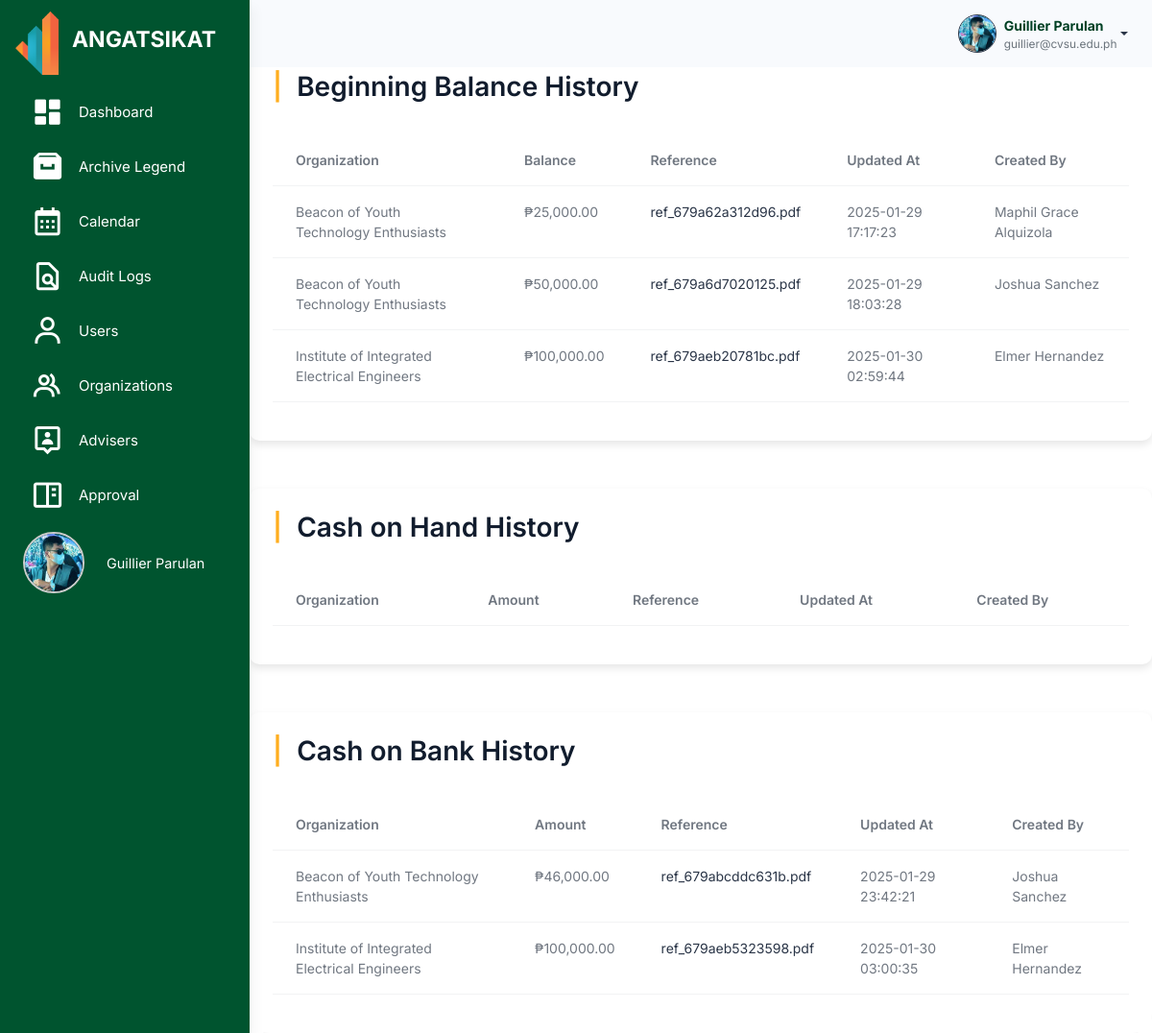
Screenshot of /src/audit_logs/account_logs.php (signed in) with the database file from the repository.
### tables this page shows
CREATE TABLE `users` (
  `user_id` int(11) NOT NULL,
  `username` varchar(100) NOT NULL,
  `password` varchar(255) NOT NULL,
  `profile_picture` varchar(255) NOT NULL,
  `first_name` varchar(255) NOT NULL,
  `last_name` varchar(255) NOT NULL,
  `email` varchar(100) NOT NULL,
  `role` enum('admin','officer','member') NOT NULL,
  `organization_id` int(11) DEFAULT NULL,
  `archived` tinyint(1) DEFAULT 0,
  `created_at` timestamp NOT NULL DEFAULT current_timestamp(),
  `position` enum('President','Treasurer') NOT NULL,
  `failed_attempts` int(11) DEFAULT 0,
  `is_locked` tinyint(1) DEFAULT 0,
  `last_failed_attempt` datetime DEFAULT NULL
);

CREATE TABLE `beginning_balance_history` (
  `id` int(11) NOT NULL,
  `organization_id` int(11) NOT NULL,
  `amount` double DEFAULT NULL,
  `reference` varchar(255) NOT NULL,
  `created_at` timestamp NOT NULL DEFAULT current_timestamp(),
  `updated_at` timestamp NOT NULL DEFAULT current_timestamp() ON UPDATE current_timestamp(),
  `created_by` int(11) NOT NULL
);

CREATE TABLE `organizations` (
  `organization_id` int(11) NOT NULL,
  `organization_name` varchar(255) NOT NULL,
  `acronym` varchar(100) NOT NULL,
  `organization_logo` varchar(255) DEFAULT NULL,
  `organization_members` int(11) NOT NULL DEFAULT 0,
  `organization_status` enum('Probationary','Level I','Level II') NOT NULL DEFAULT 'Probationary',
  `organization_color` varchar(7) DEFAULT NULL,
  `archived` tinyint(1) DEFAULT 0,
  `created_at` timestamp NOT NULL DEFAULT current_timestamp(),
  `balance` decimal(15,2) DEFAULT 0.00,
  `beginning_balance` decimal(15,2) DEFAULT 0.00,
  `income` decimal(15,2) DEFAULT 0.00,
  `expense` decimal(15,2) DEFAULT 0.00,
  `cash_on_bank` decimal(15,2) DEFAULT 0.00,
  `cash_on_hand` decimal(15,2) DEFAULT 0.00
);

CREATE TABLE `cash_on_bank_history` (
  `id` int(11) NOT NULL,
  `organization_id` int(11) NOT NULL,
  `amount` double DEFAULT NULL,
  `reference` text NOT NULL,
  `created_at` timestamp NOT NULL DEFAULT current_timestamp(),
  `updated_at` timestamp NOT NULL DEFAULT current_timestamp() ON UPDATE current_timestamp(),
  `created_by` int(11) NOT NULL
);

### src/audit_logs/account_logs.php (the view, shortened to what the rows shown need)
<?php
include '../connection.php';
include '../user_query.php';
?>
<!DOCTYPE html>
<html lang="en">
<head>
    <link rel="stylesheet" href="../assets/css/styles.min.css" />
    <link rel="stylesheet" href="../budget_management/css/budget.css" />
    <link rel="stylesheet" href="css/activities.css" />
    <link href="https://unpkg.com/boxicons@2.1.4/css/boxicons.min.css" rel="stylesheet" />
    <link rel="stylesheet" href="https://cdnjs.cloudflare.com/ajax/libs/font-awesome/6.6.0/css/all.min.css">
    <link rel="stylesheet" href="https://cdn.datatables.net/2.1.7/css/dataTables.bootstrap.min.css" />
</head>
<body>
     <div class="page-wrapper" id="main-wrapper" data-layout="vertical" data-navbarbg="skin6" data-sidebartype="full"
        data-sidebar-position="fixed" data-header-position="fixed">
        <aside class="left-sidebar" id="sidebar">
            <div>
                <nav class="sidebar-nav scroll-sidebar" data-simplebar="">
                    <ul id="sidebarnav">
                        <li class="sidebar-item profile-container">
                            <a class="sidebar-link" href="../user/admin_profile.php" aria-expanded="false"
                                data-tooltip="Profile" style="display: flex; align-items: center; padding: 0.5rem;">
                                <div class="profile-pic-border"
                                    style="height: 4rem; width: 4rem; display: flex; justify-content: center; align-items: center; overflow: hidden; border-radius: 50%; border: 2px solid #ccc;">
                                    <img src="<?php echo !empty($profile_picture) ? '../user/' . htmlspecialchars($profile_picture) : '../user/uploads/default.png'; ?>"
                                        alt="Profile Picture" class="profile-pic"
                                        style="height: 100%; width: 100%; object-fit: cover;" />
                                </div>
                                <span class="profile-name" style="margin-left: 0.5rem; font-size: 0.9rem;">
                                    <?php echo htmlspecialchars($user['first_name']) . ' ' . htmlspecialchars($user['last_name']); ?>
                                </span>
                            </a>
                        </li>
                    </ul>
                </nav>
            </div>
        </aside>
        <div class="body-wrapper">
            <header class="app-header">
                <nav class="navbar navbar-expand-lg navbar-light">
                    <div class="navbar-collapse justify-content-end px-0" id="navbarNav">
                        <ul class="navbar-nav flex-row ms-auto align-items-center justify-content-end">
                            <li class="nav-item dropdown">
                                <div class="dropdown">
                                    <a href="#" class="dropdown-toggle d-flex align-items-center"
                                        data-bs-toggle="dropdown" aria-expanded="false" style="text-decoration: none;">
                                        <img class="border border-dark rounded-circle"
                                            src="<?php echo !empty($profile_picture) ? '../user/' . $profile_picture : '../user/uploads/default.png'; ?>"
                                            alt="Profile"
                                            style="width: 40px; height: 40px; margin-left: 10px; object-fit: cover;">
                                        <div class="d-flex flex-column align-items-start ms-2">
                                            <span style="font-weight: bold; color: #004024;">
                                                <?php echo htmlspecialchars($fullname); ?>
                                            </span>
                                            <span style="font-size: 0.85em; color: #6c757d;">
                                                <?php echo htmlspecialchars($email); ?>
                                            </span>
                                        </div>
                                    </a>
                                </div>
                            </li>
                        </ul>
                    </div>
                </nav>
            </header>
    <div class="container p-4" style="margin-top: 50px;">
        <h2><span class="text-warning fw-bold me-2">|</span> Beginning Balance History</h2>
        <div class="table-responsive">
            <table class="table mt-4" id="beginningBalanceHistoryTable">
                <thead>
                    <tr>
                        <th>Organization</th>
                        <th>Balance</th>
                        <th>Reference</th>
                        <th>Updated At</th>
                        <th>Created By</th>
                    </tr>
                </thead>
                <tbody>
                    <?php
                    $query = "
                        SELECT h.amount, h.updated_at, h.reference, u.first_name, u.last_name, o.organization_name
                        FROM beginning_balance_history h
                        JOIN organizations o ON h.organization_id = o.organization_id
                        JOIN users u ON h.created_by = u.user_id
                    ";
                    $result = mysqli_query($conn, $query);
                    while ($row = mysqli_fetch_assoc($result)) {
                        $organization = $row['organization_name'];
                        $beginning_balance = number_format($row['amount'], 2);
                        $reference = $row['reference'];
                        $updated_at = date('Y-m-d H:i:s', strtotime($row['updated_at']));
                        $created_by = $row['first_name'] . ' ' . $row['last_name'];
                        ?>
                        <tr>
                            <td>
                                <?php echo htmlspecialchars($organization); ?>
                            </td>
                            <td>
                                ₱<?php echo htmlspecialchars($beginning_balance); ?>
                            </td>
                            <td>
                                <a href="../budget_management/uploads/references/<?php echo $reference; ?>"
                                        class='link-offset-2 link-underline link-underline-opacity-0' target="_blank">
                                            <?php echo $reference; ?>
                                </a>
                            </td>
                            <td>
                                <?php echo htmlspecialchars($updated_at); ?>
                            </td>
                            <td>
                                <?php echo htmlspecialchars($created_by); ?>
                            </td>
                        </tr>
                        <?php
                    }
                    ?>
                </tbody>
            </table>
        </div>
    </div>
    <div class="container p-4" style="margin-top: 50px;">
        <h2><span class="text-warning fw-bold me-2">|</span> Cash on Hand History</h2>
        <div class="table-responsive">
            <table class="table mt-4" id="cashOnHandHistoryTable">
                <thead>
                    <tr>
                        <th>Organization</th>
                        <th>Amount</th>
                        <th>Reference</th>
                        <th>Updated At</th>
                        <th>Created By</th>
                    </tr>
                </thead>
            </table>
        </div>
    </div>
    <div class="container p-4" style="margin-top: 50px;">
        <h2><span class="text-warning fw-bold me-2">|</span> Cash on Bank History</h2>
        <div class="table-responsive">
            <table class="table mt-4" id="cashOnBankHistoryTable">
                <thead>
                    <tr>
                        <th>Organization</th>
                        <th>Amount</th>
                        <th>Reference</th>
                        <th>Updated At</th>
                        <th>Created By</th>
                    </tr>
                </thead>
                <tbody>
                    <?php
                    $query = "
                        SELECT h.amount, h.updated_at, h.reference, u.first_name, u.last_name, o.organization_name
                        FROM cash_on_bank_history h
                        JOIN organizations o ON h.organization_id = o.organization_id
                        JOIN users u ON h.created_by = u.user_id
                    ";
                    $result = mysqli_query($conn, $query);
                    while ($row = mysqli_fetch_assoc($result)) {
                        $organization = $row['organization_name'];
                        $amount = number_format($row['amount'], 2);
                        $reference = $row['reference'];
                        $updated_at = date('Y-m-d H:i:s', strtotime($row['updated_at']));
                        $created_by = $row['first_name'] . ' ' . $row['last_name'];
                        ?>
                        <tr>
                            <td>
                                <?php echo htmlspecialchars($organization); ?>
                            </td>
                            <td>
                                ₱<?php echo htmlspecialchars($amount); ?>
                            </td>
                            <td>
                                <a href="../budget_management/uploads/references/<?php echo $reference; ?>"
                                        class='link-offset-2 link-underline link-underline-opacity-0' target="_blank">
                                            <?php echo $reference; ?>
                                </a>
                            </td>
                            <td>
                                <?php echo htmlspecialchars($updated_at); ?>
                            </td>
                            <td>
                                <?php echo htmlspecialchars($created_by); ?>
                            </td>
                        </tr>
                        <?php
                    }
                    ?>
                </tbody>
            </table>
        </div>
    </div>
    </div>
    </div>
</body>
</html>

### rows the page displays
users: profile_picture (picture), first_name "Guillier", last_name "Parulan", fullname "Guillier Parulan", email "guillier@cvsu.edu.ph"
beginning_balance_history: organization.organization_name "Beacon of Youth Technology Enthusiasts", amount "25,000.00", reference "ref_679a62a312d96.pdf", updated_at "2025-01-29 17:17:23", created_by.last_name "Maphil Grace Alquizola"
beginning_balance_history: organization.organization_name "Beacon of Youth Technology Enthusiasts", amount "50,000.00", reference "ref_679a6d7020125.pdf", updated_at "2025-01-29 18:03:28", created_by.last_name "Joshua Sanchez"
beginning_balance_history: organization.organization_name "Institute of Integrated Electrical Engineers", amount "100,000.00", reference "ref_679aeb20781bc.pdf", updated_at "2025-01-30 02:59:44", created_by.last_name "Elmer Hernandez"
cash_on_bank_history: organization.organization_name "Beacon of Youth Technology Enthusiasts", amount "46,000.00", reference "ref_679abcddc631b.pdf", updated_at "2025-01-29 23:42:21", created_by.last_name "Joshua Sanchez"
cash_on_bank_history: organization.organization_name "Institute of Integrated Electrical Engineers", amount "100,000.00", reference "ref_679aeb5323598.pdf", updated_at "2025-01-30 03:00:35", created_by.last_name "Elmer Hernandez"
